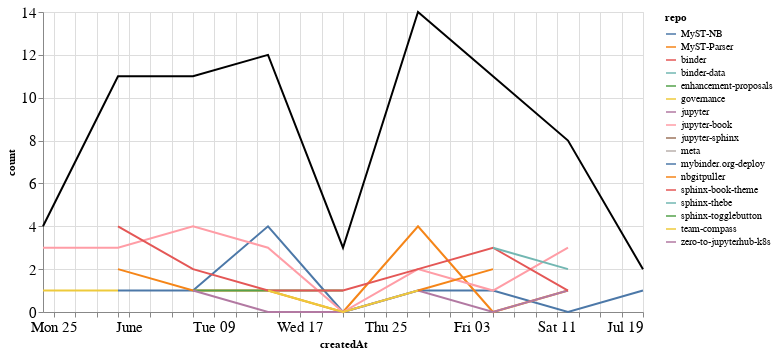

The code cell stored with this chart in its notebook:
### Markdown cell above
## PRs

### Code cell
prs_time = prs.groupby('repo').resample('W', on='createdAt').count()['author'].reset_index()
prs_time = prs_time.rename(columns={'author': 'count'})
prs_time_total = prs_time.groupby('createdAt').agg({"count": "sum"}).reset_index()

ch1 = alt.Chart(prs_time, width=600).mark_line().encode(
    x='createdAt',
    y='count',
    color='repo',
    tooltip="repo"
)

ch2 = alt.Chart(prs_time_total, width=600).mark_line(color="black").encode(
    x='createdAt',
    y='count',
)

ch1 + ch2

### Figure 1 — Vega-Lite specification as saved in the notebook (floating-point values rounded to 4 significant figures)
{"config": {"axisLeft": {"labelFontSize": 15}, "axisBottom": {"labelFontSize": 15}}, "layer": [{"data": {"name": "data-92e4981cc6210ba3225f6b989685b081"}, "mark": "line", "encoding": {"color": {"type": "nominal", "field": "repo"}, "tooltip": {"type": "nominal", "field": "repo"}, "x": {"type": "temporal", "field": "createdAt"}, "y": {"type": "quantitative", "field": "count"}}, "width": 600}, {"data": {"name": "data-15eae61889862c95465fec4f6f80249d"}, "mark": {"type": "line", "color": "black"}, "encoding": {"x": {"type": "temporal", "field": "createdAt"}, "y": {"type": "quantitative", "field": "count"}}, "width": 600}], "$schema": "https://vega.github.io/schema/vega-lite/v4.8.1.json", "datasets": {"data-92e4981cc6210ba3225f6b989685b081": [{"repo": "MyST-NB", "createdAt": "2020-05-31T00:00:00", "count": 1}, {"repo": "MyST-NB", "createdAt": "2020-06-07T00:00:00", "count": 1}, {"repo": "MyST-NB", "createdAt": "2020-06-14T00:00:00", "count": 4}, {"repo": "MyST-NB", "createdAt": "2020-06-21T00:00:00", "count": 0}, {"repo": "MyST-NB", "createdAt": "2020-06-28T00:00:00", "count": 1}, {"repo": "MyST-NB", "createdAt": "2020-07-05T00:00:00", "count": 1}, {"repo": "MyST-NB", "createdAt": "2020-07-12T00:00:00", "count": 0}, {"repo": "MyST-NB", "createdAt": "2020-07-19T00:00:00", "count": 1}, {"repo": "MyST-Parser", "createdAt": "2020-05-31T00:00:00", "count": 2}, {"repo": "MyST-Parser", "createdAt": "2020-06-07T00:00:00", "count": 1}, {"repo": "MyST-Parser", "createdAt": "2020-06-14T00:00:00", "count": 1}, {"repo": "MyST-Parser", "createdAt": "2020-06-21T00:00:00", "count": 0}, {"repo": "MyST-Parser", "createdAt": "2020-06-28T00:00:00", "count": 4}, {"repo": "MyST-Parser", "createdAt": "2020-07-05T00:00:00", "count": 0}, {"repo": "MyST-Parser", "createdAt": "2020-07-12T00:00:00", "count": 1}, {"repo": "binder", "createdAt": "2020-06-28T00:00:00", "count": 1}, {"repo": "binder-data", "createdAt": "2020-06-21T00:00:00", "count": 1}, {"repo": "enhancement-proposals", "createdAt": "2020-06-07T00:00:00", "count": 1}, {"repo": "enhancement-proposals", "createdAt": "2020-06-14T00:00:00", "count": 1}, {"repo": "enhancement-proposals", "createdAt": "2020-06-21T00:00:00", "count": 1}, {"repo": "governance", "createdAt": "2020-05-24T00:00:00", "count": 1}, {"repo": "governance", "createdAt": "2020-05-31T00:00:00", "count": 1}, {"repo": "jupyter", "createdAt": "2020-06-07T00:00:00", "count": 1}, {"repo": "jupyter", "createdAt": "2020-06-14T00:00:00", "count": 0}, {"repo": "jupyter", "createdAt": "2020-06-21T00:00:00", "count": 0}, {"repo": "jupyter", "createdAt": "2020-06-28T00:00:00", "count": 1}, {"repo": "jupyter", "createdAt": "2020-07-05T00:00:00", "count": 0}, {"repo": "jupyter", "createdAt": "2020-07-12T00:00:00", "count": 1}, {"repo": "jupyter-book", "createdAt": "2020-05-24T00:00:00", "count": 3}, {"repo": "jupyter-book", "createdAt": "2020-05-31T00:00:00", "count": 3}, {"repo": "jupyter-book", "createdAt": "2020-06-07T00:00:00", "count": 4}, {"repo": "jupyter-book", "createdAt": "2020-06-14T00:00:00", "count": 3}, {"repo": "jupyter-book", "createdAt": "2020-06-21T00:00:00", "count": 0}, {"repo": "jupyter-book", "createdAt": "2020-06-28T00:00:00", "count": 2}, {"repo": "jupyter-book", "createdAt": "2020-07-05T00:00:00", "count": 1}, {"repo": "jupyter-book", "createdAt": "2020-07-12T00:00:00", "count": 3}, {"repo": "jupyter-sphinx", "createdAt": "2020-06-28T00:00:00", "count": 1}, {"repo": "meta", "createdAt": "2020-06-07T00:00:00", "count": 1}, {"repo": "mybinder.org-deploy", "createdAt": "2020-07-19T00:00:00", "count": 1}, {"repo": "nbgitpuller", "createdAt": "2020-06-28T00:00:00", "count": 1}, {"repo": "nbgitpuller", "createdAt": "2020-07-05T00:00:00", "count": 2}, {"repo": "sphinx-book-theme", "createdAt": "2020-05-31T00:00:00", "count": 4}, {"repo": "sphinx-book-theme", "createdAt": "2020-06-07T00:00:00", "count": 2}, {"repo": "sphinx-book-theme", "createdAt": "2020-06-14T00:00:00", "count": 1}, {"repo": "sphinx-book-theme", "createdAt": "2020-06-21T00:00:00", "count": 1}, {"repo": "sphinx-book-theme", "createdAt": "2020-06-28T00:00:00", "count": 2}, {"repo": "sphinx-book-theme", "createdAt": "2020-07-05T00:00:00", "count": 3}, {"repo": "sphinx-book-theme", "createdAt": "2020-07-12T00:00:00", "count": 1}, {"repo": "sphinx-thebe", "createdAt": "2020-07-05T00:00:00", "count": 3}, {"repo": "sphinx-thebe", "createdAt": "2020-07-12T00:00:00", "count": 2}, {"repo": "sphinx-togglebutton", "createdAt": "2020-06-14T00:00:00", "count": 1}, {"repo": "team-compass", "createdAt": "2020-06-14T00:00:00", "count": 1}, {"repo": "team-compass", "createdAt": "2020-06-21T00:00:00", "count": 0}, {"repo": "team-compass", "createdAt": "2020-06-28T00:00:00", "count": 1}, {"repo": "zero-to-jupyterhub-k8s", "createdAt": "2020-07-05T00:00:00", "count": 1}], "data-15eae61889862c95465fec4f6f80249d": [{"createdAt": "2020-05-24T00:00:00", "count": 4}, {"createdAt": "2020-05-31T00:00:00", "count": 11}, {"createdAt": "2020-06-07T00:00:00", "count": 11}, {"createdAt": "2020-06-14T00:00:00", "count": 12}, {"createdAt": "2020-06-21T00:00:00", "count": 3}, {"createdAt": "2020-06-28T00:00:00", "count": 14}, {"createdAt": "2020-07-05T00:00:00", "count": 11}, {"createdAt": "2020-07-12T00:00:00", "count": 8}, {"createdAt": "2020-07-19T00:00:00", "count": 2}]}}
